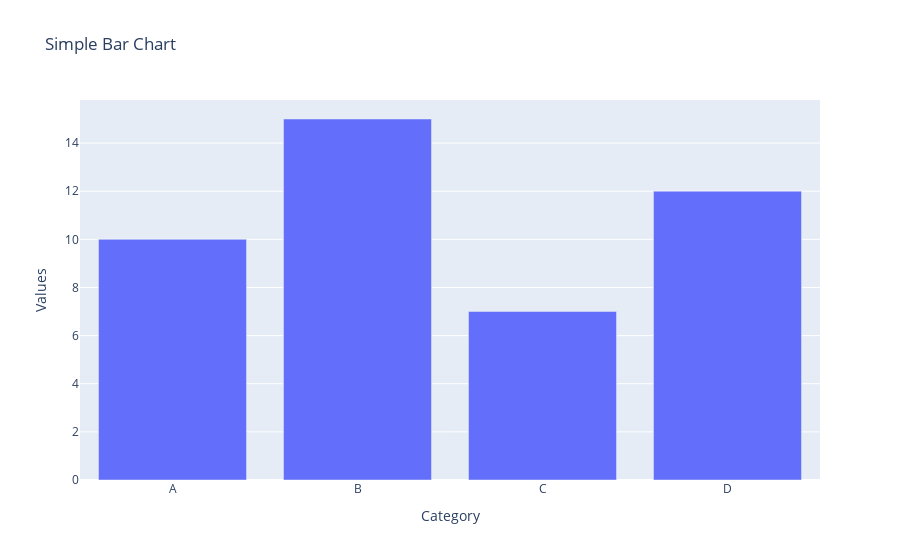

Source (notebook cell):
### Markdown cell above
function to operate on srings:

split() - split a string into multiple parts. specify separator.

Space-delimited by default.

courses.split(",")

To take care of cases. - convert to upper() or to lower()

### Code cell
# Sample code from MS Copilot

import plotly.express as px

# Sample data
data = {
    'Category': ['A', 'B', 'C', 'D'],
    'Values': [10, 15, 7, 12]
}

# Create a bar chart
fig = px.bar(data, x='Category', y='Values', title='Simple Bar Chart')

# Show the chart
fig.show()

### Figure 1 — Plotly figure (JSON) as saved in the notebook; plotly's stock layout.template omitted (floating-point values rounded to 4 significant figures)
{"data": [{"alignmentgroup": "True", "hovertemplate": "Category=%{x}<br>Values=%{y}<extra></extra>", "legendgroup": "", "marker": {"color": "#636efa", "pattern": {"shape": ""}}, "name": "", "offsetgroup": "", "orientation": "v", "showlegend": false, "textposition": "auto", "type": "bar", "x": ["A", "B", "C", "D"], "xaxis": "x", "y": [10, 15, 7, 12], "yaxis": "y"}], "layout": {"barmode": "relative", "legend": {"tracegroupgap": 0}, "title": {"text": "Simple Bar Chart"}, "xaxis": {"anchor": "y", "domain": [0, 1], "title": {"text": "Category"}}, "yaxis": {"anchor": "x", "domain": [0, 1], "title": {"text": "Values"}}}}
